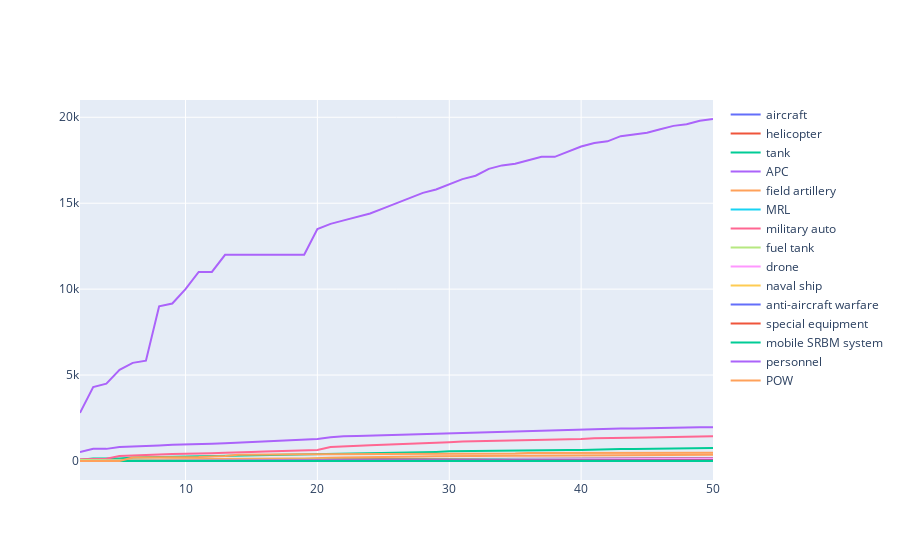

The notebook cell this image was saved under:
### Code cell
fig = go.Figure()
for col in cols:
    fig.add_trace(go.Scatter(x=ukraine['day'], y=ukraine[col], mode='lines',name=col,))

fig.show()
